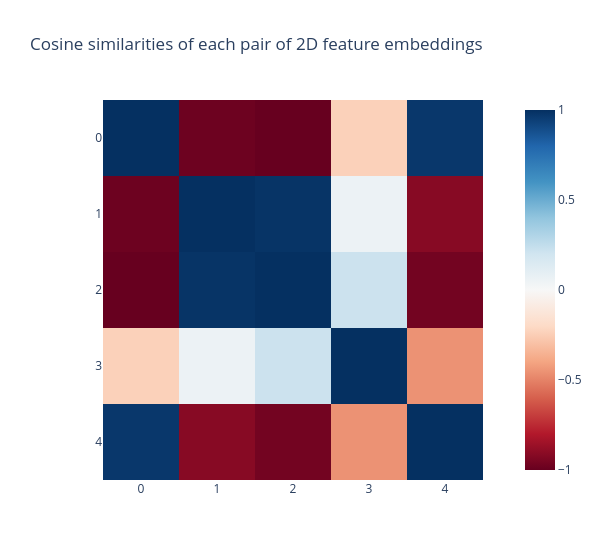

Source (notebook cell):
### Markdown cell above
## Toy Model setup

In this section, we'll be examining & running experiments on the toy model studied in [Anthropic's paper](https://transformer-circuits.pub/2022/toy_model/index.html).

You can follow along with the paper from the [Demonstrating Superposition](https://transformer-circuits.pub/2022/toy_model/index.html#demonstrating) section onwards; it will approximately follow the order of the sections in this notebook.

This paper presented a very rudimentary model for **bottleneck superposition** - when you try and represent more than $n$ features in a vector space of dimension $n$. The model is as follows:

* We take a 5-dimensional input $x$
* We map it down into 2D space
* We map it back up into 5D space (using the transpose of the first matrix)
* We add a bias and ReLU

$$
\begin{aligned}
h &= W x \\
x' &= \operatorname{ReLU}(W^T h + b)
\end{aligned}
$$

### What's the motivation for this setup?

The input $x$ represents our five features (they're uniformly sampled between 0 and 1).

Each feature can have **importance** and **sparsity**. Recall our earlier definitions:

* **Importance** = how useful is this feature for achieving lower loss?
* **Sparsity** = how frequently is it in the input data?

This is realised in our toy model as follows:

* **Importance** = the coefficient on the weighted mean squared error between the input and output, which we use for training the model
    * In other words, our loss function is $L = \sum_x \sum_i I_i (x_i - x_i^\prime)^2$, where $I_i$ is the importance of feature $i$.
* **Sparsity** = the probability of the corresponding element in $x$ being zero
    * In other words, this affects the way our training data is generated (see the method `generate_batch` in the `Module` class below)
    * We often refer to **feature probability** (1 minus sparsity) rather than sparsity

The justification for using $W^T W$ is as follows: we can think of $W$ (which is a matrix of shape `(2, 5)`) as a grid of "overlap values" between the features and bottleneck dimensions. The values of the 5x5 matrix $W^T W$ are the dot products between the 2D representations of each pair of features. To make this intuition clearer, imagine each of the columns of $W$ were unit vectors, then $W^T W$ would be a matrix of cosine similarities between the features (with diagonal elements equal to 1, because the similarity of a feature with itself is 1). To see this for yourself:

### Code cell
t.manual_seed(2)

W = t.randn(2, 5)
W_normed = W / W.norm(dim=0, keepdim=True)

imshow(
    W_normed.T @ W_normed,
    title="Cosine similarities of each pair of 2D feature embeddings",
    width=600,
)

### Figure 1 — Plotly figure (JSON) as saved in the notebook; plotly's stock layout.template omitted (floating-point values rounded to 4 significant figures)
{"data": [{"coloraxis": "coloraxis", "hovertemplate": "x: %{x}<br>y: %{y}<br>color: %{z}<extra></extra>", "name": "0", "type": "heatmap", "xaxis": "x", "yaxis": "y", "z": [[1.0, -0.9834, -0.9998, -0.2379, 0.9733], [-0.9834, 1.0, 0.987, 0.05747, -0.9154], [-0.9998, 0.987, 1.0, 0.2173, -0.9682], [-0.2379, 0.05747, 0.2173, 1.0, -0.4545], [0.9733, -0.9154, -0.9682, -0.4545, 1.0]]}], "layout": {"coloraxis": {"autocolorscale": false, "cmid": 0.0, "colorscale": [[0.0, "rgb(103,0,31)"], [0.1, "rgb(178,24,43)"], [0.2, "rgb(214,96,77)"], [0.3, "rgb(244,165,130)"], [0.4, "rgb(253,219,199)"], [0.5, "rgb(247,247,247)"], [0.6, "rgb(209,229,240)"], [0.7, "rgb(146,197,222)"], [0.8, "rgb(67,147,195)"], [0.9, "rgb(33,102,172)"], [1.0, "rgb(5,48,97)"]]}, "title": {"text": "Cosine similarities of each pair of 2D feature embeddings"}, "width": 600, "xaxis": {"anchor": "y", "constrain": "domain", "domain": [0.0, 1.0], "scaleanchor": "y"}, "yaxis": {"anchor": "x", "autorange": "reversed", "constrain": "domain", "domain": [0.0, 1.0]}}}
